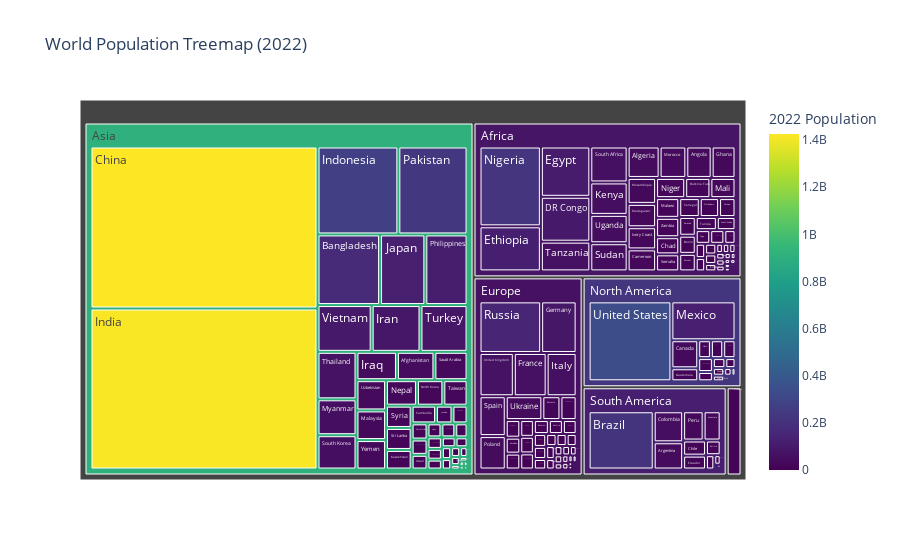

The code cell stored with this chart in its notebook:
### Code cell
import plotly.express as px

# Treemap: Continent -> Country/Territory, sized by population
fig = px.treemap(
    df,
    path=["Continent", "Country/Territory"],  # hierarchy
    values="2022 Population",
    color="2022 Population",  # coloring by population
    color_continuous_scale="Viridis",
    title="World Population Treemap (2022)"
)

fig.show()

### Figure 1 — Plotly figure (JSON) as saved in the notebook; plotly's stock layout.template omitted (floating-point values rounded to 4 significant figures; data arrays with more than 128 entries replaced by an {"elided": "..."} marker saying what was removed)
{"data": [{"branchvalues": "total", "customdata": {"elided": "240x1 float values"}, "domain": {"x": [0, 1], "y": [0, 1]}, "hovertemplate": "labels=%{label}<br>2022 Population_sum=%{value}<br>parent=%{parent}<br>id=%{id}<br>2022 Population=%{color}<extra></extra>", "ids": {"elided": "240 str values"}, "labels": {"elided": "240 str values"}, "marker": {"coloraxis": "coloraxis", "colors": {"elided": "240 float values"}}, "name": "", "parents": {"elided": "240 str values"}, "type": "treemap", "values": {"elided": "240 float values"}}], "layout": {"coloraxis": {"colorbar": {"title": {"text": "2022 Population"}}, "colorscale": [[0, "#440154"], [0.1111, "#482878"], [0.2222, "#3e4989"], [0.3333, "#31688e"], [0.4444, "#26828e"], [0.5556, "#1f9e89"], [0.6667, "#35b779"], [0.7778, "#6ece58"], [0.8889, "#b5de2b"], [1, "#fde725"]]}, "legend": {"tracegroupgap": 0}, "title": {"text": "World Population Treemap (2022)"}}}
